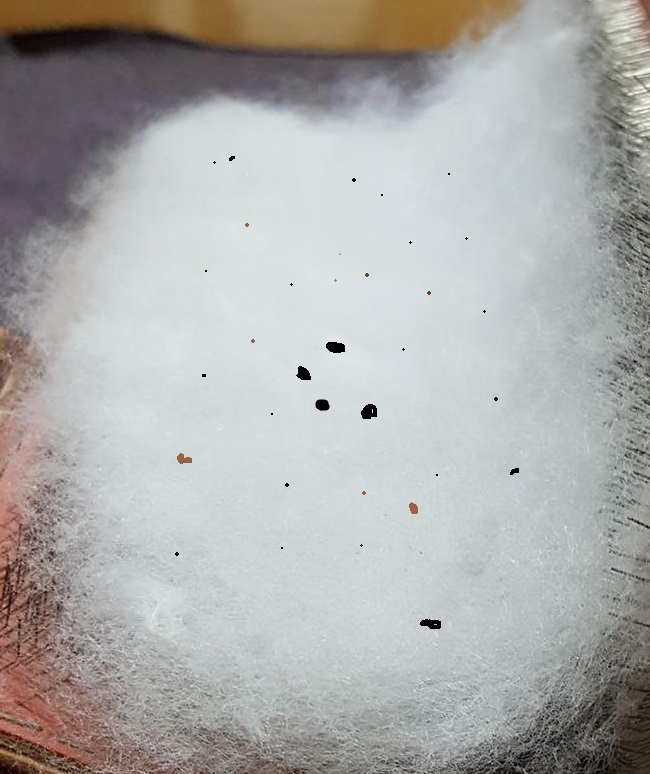
#> input picture wata.jpg, 650 x 774 px
$ jupyter execute Untitled53.ipynb
#> lines starting #> are read from the running program, lines starting #| are printed output that depends on the picture; after the words box and inside, x2 and y2 are one past the last pixel; in counts of white or black regions, pixels touching at a corner belong together
[cell 1]
import cv2
import numpy as np
from pathlib import Path

def count_black_regions(image):
    # HSV色空間に変換
    hsv = cv2.cvtColor(image, cv2.COLOR_BGR2HSV)

    # 黒色の範囲を定義
    lower_black = np.array([0, 0, 0])
    upper_black = np.array([180, 255, 120])

    # 黒色領域のマスクを作成
    mask = cv2.inRange(hsv, lower_black, upper_black)

    # 輪郭を検出
    contours, _ = cv2.findContours(mask, cv2.RETR_EXTERNAL, cv2.CHAIN_APPROX_SIMPLE)

    # 小さい領域の個数をカウント
    count = 0  # 1mm未満の領域の個数
    for contour in contours:
        # 面積を計算
        area = cv2.contourArea(contour)

        # 面積が1mm未満の場合はカウントし、領域を囲む四角形を描画
        if 0.8 <= area < 1000:
            count += 1
            x, y, w, h = cv2.boundingRect(contour)
            cv2.rectangle(image, (x, y), (x + 10, y + 10), (0, 255, 0), 2)

    return count

# 画像の読み込み
image = cv2.imread("wata.jpg")
#> image is the input picture: shape (774, 650, 3); mean B, G, R 171.4, 172.9, 172.4

# 画像を二分割
rows = 1  # 行数
cols = 2  # 列数
chunks = []
for row_img in np.array_split(image, rows, axis=0):
    for chunk in np.array_split(row_img, cols, axis=1):
        chunks.append(chunk)
#> this loop made 1 pass
#> after the loop, chunks = 2 items

# 分割した画像ごとに個数をカウント
output_dir = Path("output")
output_dir.mkdir(exist_ok=True)
for i, chunk in enumerate(chunks):
    # 個数をカウント
    count = count_black_regions(chunk)

    # 結果の表示と保存
    cv2.putText(chunk, "Count: " + str(count), (10, 30), cv2.FONT_HERSHEY_SIMPLEX, 1, (0, 0, 255), 2)
    save_path = output_dir / f"chunk_{i:02d}.png"
    cv2.imwrite(str(save_path), chunk)

    # 保存した画像を表示
    cv2.imshow(f"Chunk {i}", chunk)
    cv2.waitKey(0)
#> this loop made 2 passes
#> (lower_black in count_black_regions, upper_black in count_black_regions, count) on passes 1 to 2: ([0, 0, 0], [180, 255, 120], 267), ([0, 0, 0], [180, 255, 120], 219)
#> pass 1, in count_black_regions, `mask = cv2.inRange(hsv, lower_black, upper_black)`:
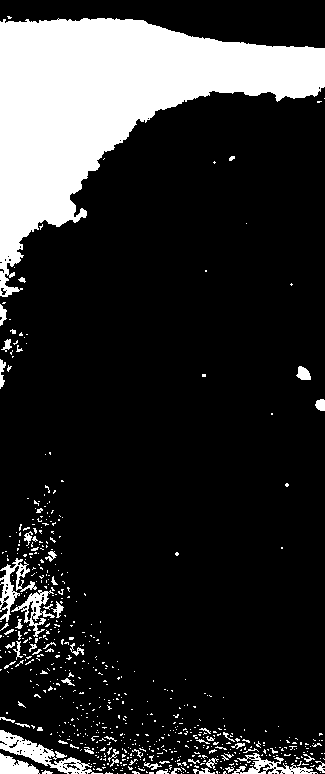
#> mask: shape (774, 325); 17.8% white; 642 white regions (583 under 20 px), largest, box (x1, y1, x2, y2) and area: (0, 18, 325, 297) 36469, (0, 730, 103, 774) 1275, (0, 558, 37, 622) 740
#> pass 1, `cv2.imwrite(str(save_path), chunk)`:
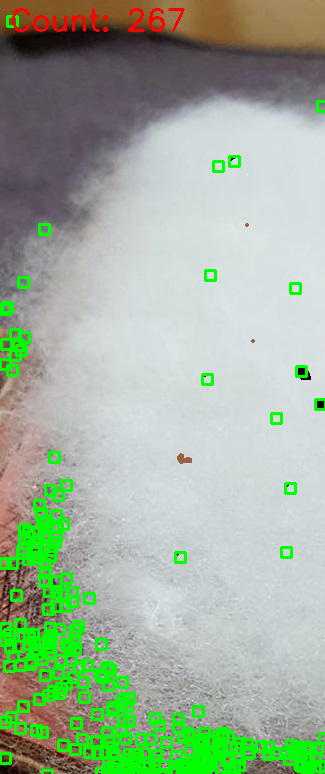
#> saved as chunk_00.png: shape (774, 325, 3); mean B, G, R 154.8, 176.9, 158.6
print("a",chunk)  #黒色の領域(0.8~1000)の座標かも？ ごみに番号をつける目印にできるかも
#> (printed output is left out)
cv2.destroyAllWindows()

$ run again, with 1_1.jpg copied over wata.jpg
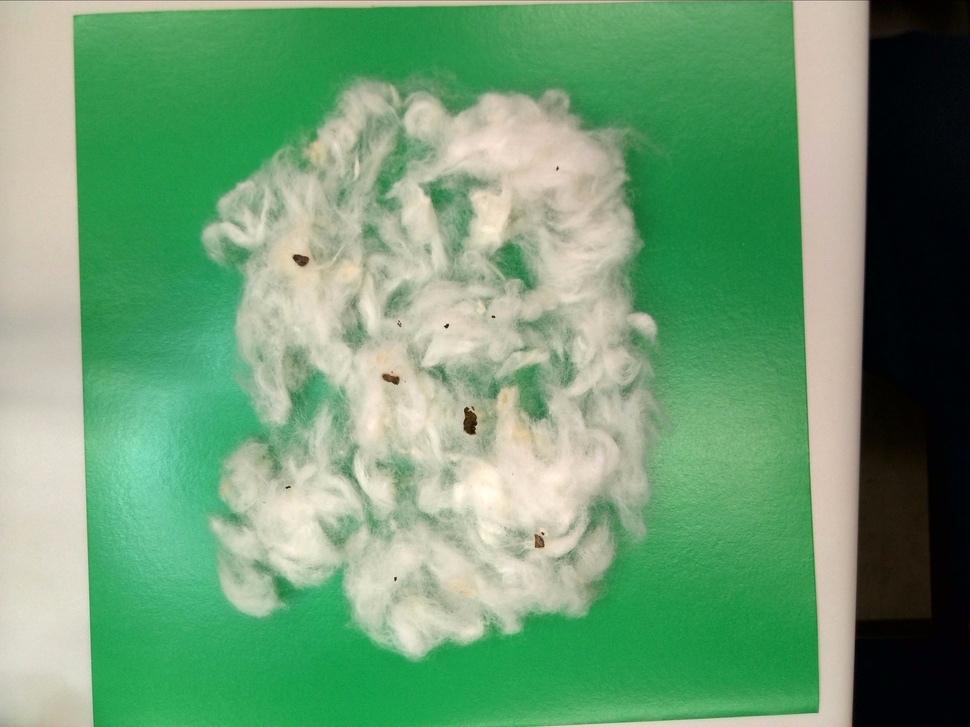
#> input picture 1_1.jpg, 970 x 727 px, shrunk from 3264 x 2448 before the run
#> image is the input picture: shape (727, 970, 3); mean B, G, R 115.6, 155.5, 109.9
#> the loop `for row_img in np.array_split(image, rows, axis=0):` made 1 pass
#> after the loop `for row_img in np.array_split(image, rows, axis=0):`: chunks = 2 items
#> the loop `for i, chunk in enumerate(chunks):` made 2 passes
#> (lower_black in count_black_regions, upper_black in count_black_regions, count) on passes 1 to 2: ([0, 0, 0], [180, 255, 120], 13), ([0, 0, 0], [180, 255, 120], 28)
#> pass 1, in count_black_regions, `mask = cv2.inRange(hsv, lower_black, upper_black)`:
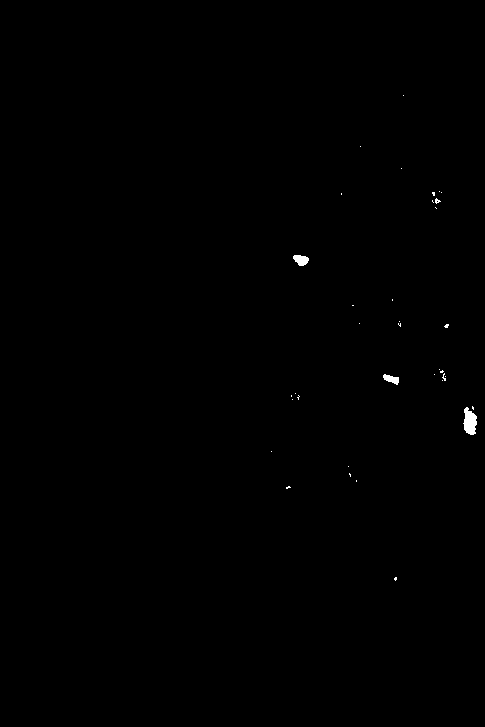
#> mask: shape (727, 485); 0.18% white; 36 white regions (33 under 20 px), largest, box (x1, y1, x2, y2) and area: (463, 407, 477, 435) 273, (293, 255, 309, 266) 126, (383, 374, 399, 385) 102
#> pass 1, `cv2.imwrite(str(save_path), chunk)`:
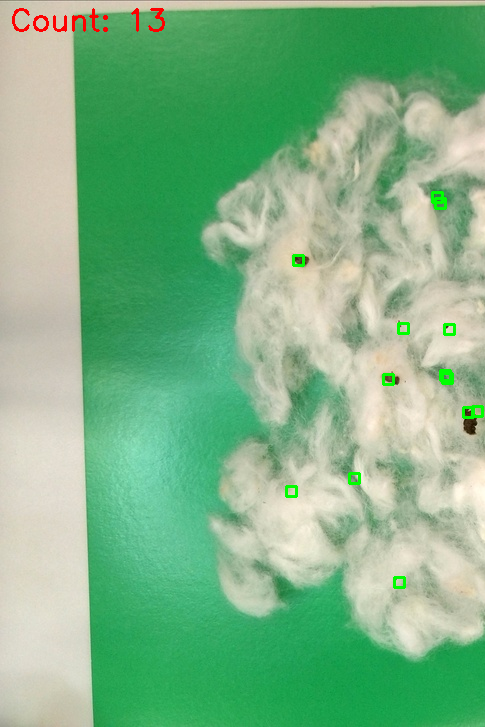
#> saved as chunk_00.png: shape (727, 485, 3); mean B, G, R 136.1, 180.5, 128.1
#> (printed output is left out)

$ run again, with 1_10.jpg copied over wata.jpg
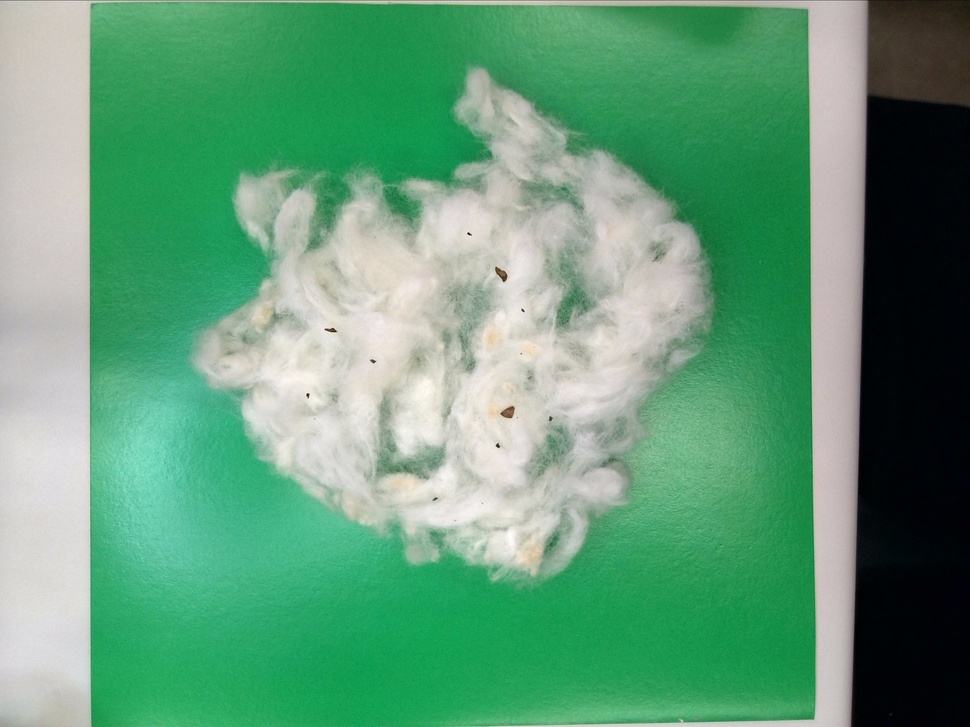
#> input picture 1_10.jpg, 970 x 727 px, shrunk from 3264 x 2448 before the run
#> image is the input picture: shape (727, 970, 3); mean B, G, R 121, 155.1, 98.9
#> the loop `for row_img in np.array_split(image, rows, axis=0):` made 1 pass
#> after the loop `for row_img in np.array_split(image, rows, axis=0):`: chunks = 2 items
#> the loop `for i, chunk in enumerate(chunks):` made 2 passes
#> (lower_black in count_black_regions, upper_black in count_black_regions, contours in count_black_regions, count) on pass 1: ([0, 0, 0], [180, 255, 120], 43 contours, all with area under 20, 12)
#> pass 1, in count_black_regions, `mask = cv2.inRange(hsv, lower_black, upper_black)`:
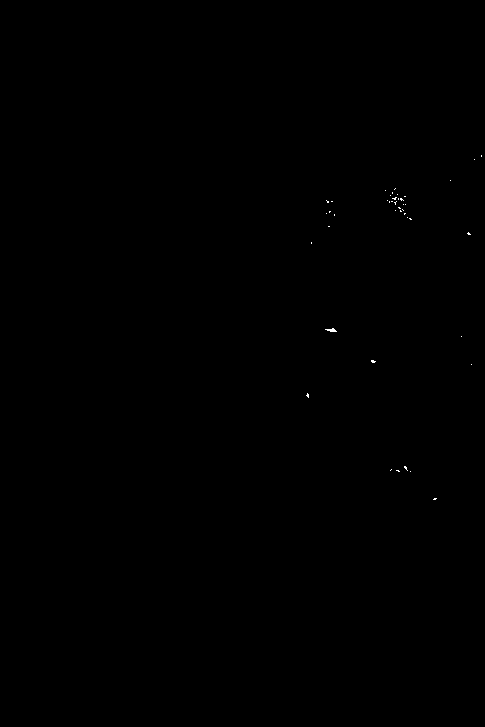
#> mask: shape (727, 485); 0.04% white in thin lines or dots, all inside (x1, y1, x2, y2) = (306, 155, 482, 500)
#> pass 1, `cv2.imwrite(str(save_path), chunk)`:
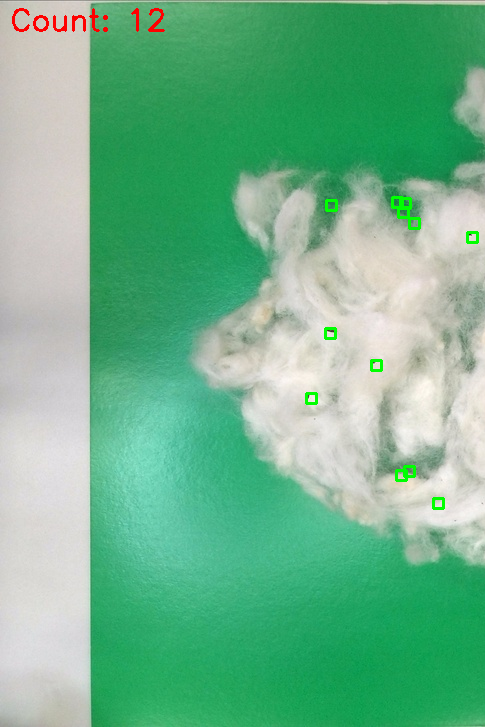
#> saved as chunk_00.png: shape (727, 485, 3); mean B, G, R 141, 180.4, 113.1
#> (printed output is left out)
